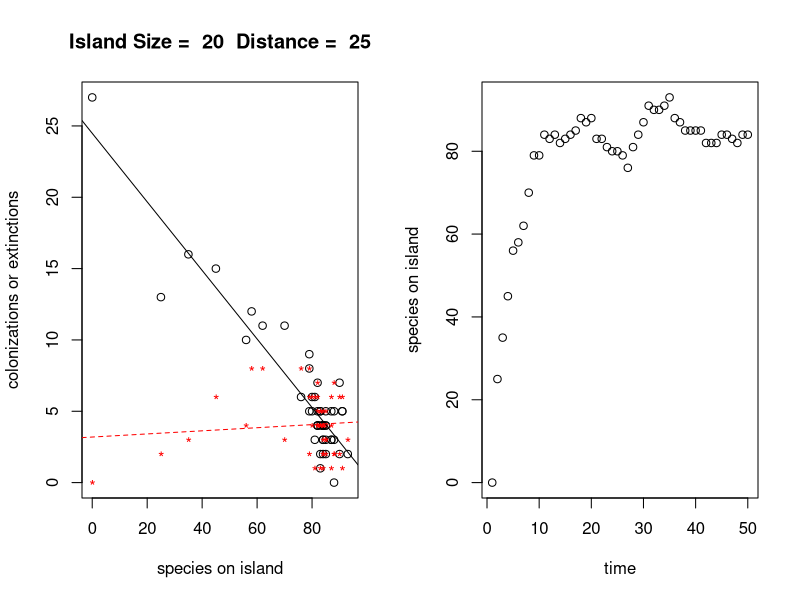

The R source for this figure:
# Island Biogeography simulation

# Define parameters

# Parameters to vary
IslandSize =20; #width of island, vary between 5 and 25
IslandDistance = 25; #distance of island from mainland; vary between 5 and MaxDist - IslandSize

# Parameters less likely to want to vary
Pool = 100; # number of species on mainland
MaxYears = 50; # time to be modelled

MaxDist = 100; # width of ocean
Colonization = 0; # initialize colonization number
Extinction = 0; # initialize extinction number

# Make a vector of species on the island, initially empty (all zeros)
IslandSpp <- vector("numeric", Pool)
# Make empty vector to hold extinctions
ExtinctionSpI <- vector("numeric", Pool)
# Make an empty vector of dispersal distances
DispDist <-vector("numeric", Pool)
# Make an empty matrix of colonizations and extinctions for each year
 # columns are  immigrants, extinctions, species on island
IslandBiog <-  matrix(numeric((MaxYears+1)*3), nrow = MaxYears+1, ncol = 3)

### The loop begins here
#do over  the years 
for (j in 1:MaxYears) { 

# for each species on the mainland
for (i in 1:Pool) { 
   # check that the species has not currently on the island first
  if (IslandSpp[i] == 0) {
    #make dispersal distances by drawing from positive values of normal distribution
  DispDist[i] <- MaxDist* abs(rnorm(n=1, mean=0, sd=0.5)) 
   #hist(DispDist) #this will create a histogram of the dispersal distances
  #check if the disperser has hit the island, 
  if ( (DispDist[i]>IslandDistance)&(DispDist[i]<(IslandDistance + IslandSize)))  {
    IslandSpp[i]<- 1  #and if so, change to 1 (present) in Island Spp
    Colonization <- Colonization +1 } # add one to colonizations counter
   }}

# see whether the species goes extinct (draw a random number, check if < 1/ island size)
for (i in 1:Pool) {
  if ((IslandSpp[i]>0)&(runif(1)<1/IslandSize)) {
    Extinction= Extinction +1   # if so, add to extinction counter
    IslandSpp[i] <- 0 }   # and remove the  species from the island
  
  } #end of loop over mainland species
   
# store values in the matrix for the year
IslandBiog[j,1] <- Colonization 
IslandBiog[j+1,2] <- Extinction # store in next year
IslandBiog[j+1,3] <- sum(IslandSpp) # store in next year, # of spp on island

# reset the counters prior to next loop
Colonization <-0
Extinction <- 0

} # end of data creating loop

IslandBiog <- IslandBiog[-(MaxYears+1),] #remove the extra row

par(mfrow=c(1,2)); # this tells it to plot the two graphs side-by-side
plot(IslandBiog[,3], IslandBiog[,1], xlab = "species on island", 
     ylab = "colonizations or extinctions", 
     main=paste("Island Size = ", IslandSize, " Distance = ",IslandDistance ),ylim=c(0,max(IslandBiog[,1])))
# Use symbol '*' for extinction points.
points(IslandBiog[,3], IslandBiog[,2], col="red", pch="*")
# create regression lines
Reg1 <-lm(IslandBiog[,1] ~ IslandBiog[,3]) # for colonization
abline(Reg1)
Reg2 <-lm(IslandBiog[,2] ~ IslandBiog[,3]) # for extinction
abline(Reg2, col="red", lty=2)

#plot the total number of species on the island over time
plot(IslandBiog[,3], xlab = "time",  ylab = "species on island")


